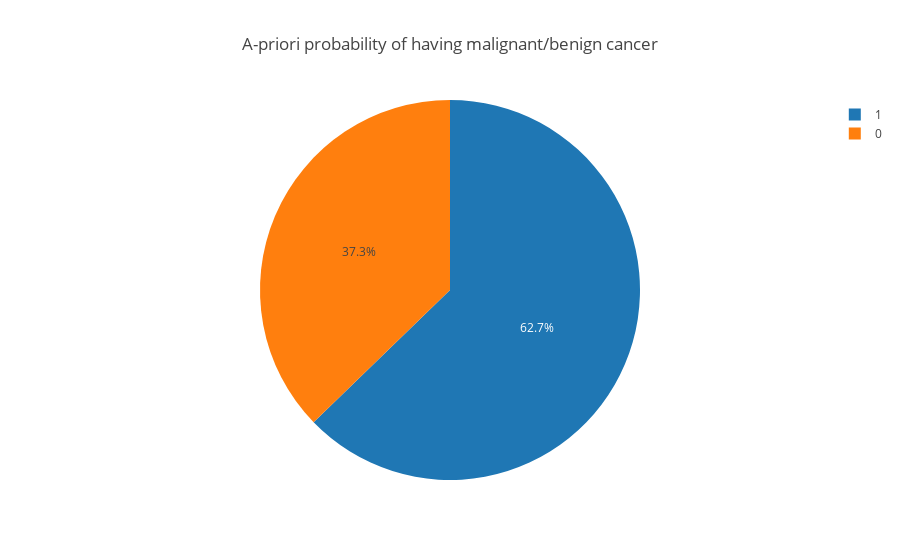

This figure's notebook cell:
### Code cell
px.pie(data, names="is_benign", template="none", title="A-priori probability of having malignant/benign cancer")

### Figure 1 — Plotly figure (JSON) as saved in the notebook; plotly's stock layout.template omitted (floating-point values rounded to 4 significant figures; data arrays with more than 128 entries replaced by an {"elided": "..."} marker saying what was removed)
{"data": [{"domain": {"x": [0, 1], "y": [0, 1]}, "hovertemplate": "is_benign=%{label}<extra></extra>", "labels": {"elided": "569 int values"}, "legendgroup": "", "name": "", "showlegend": true, "type": "pie"}], "layout": {"legend": {"tracegroupgap": 0}, "title": {"text": "A-priori probability of having malignant/benign cancer"}}}
